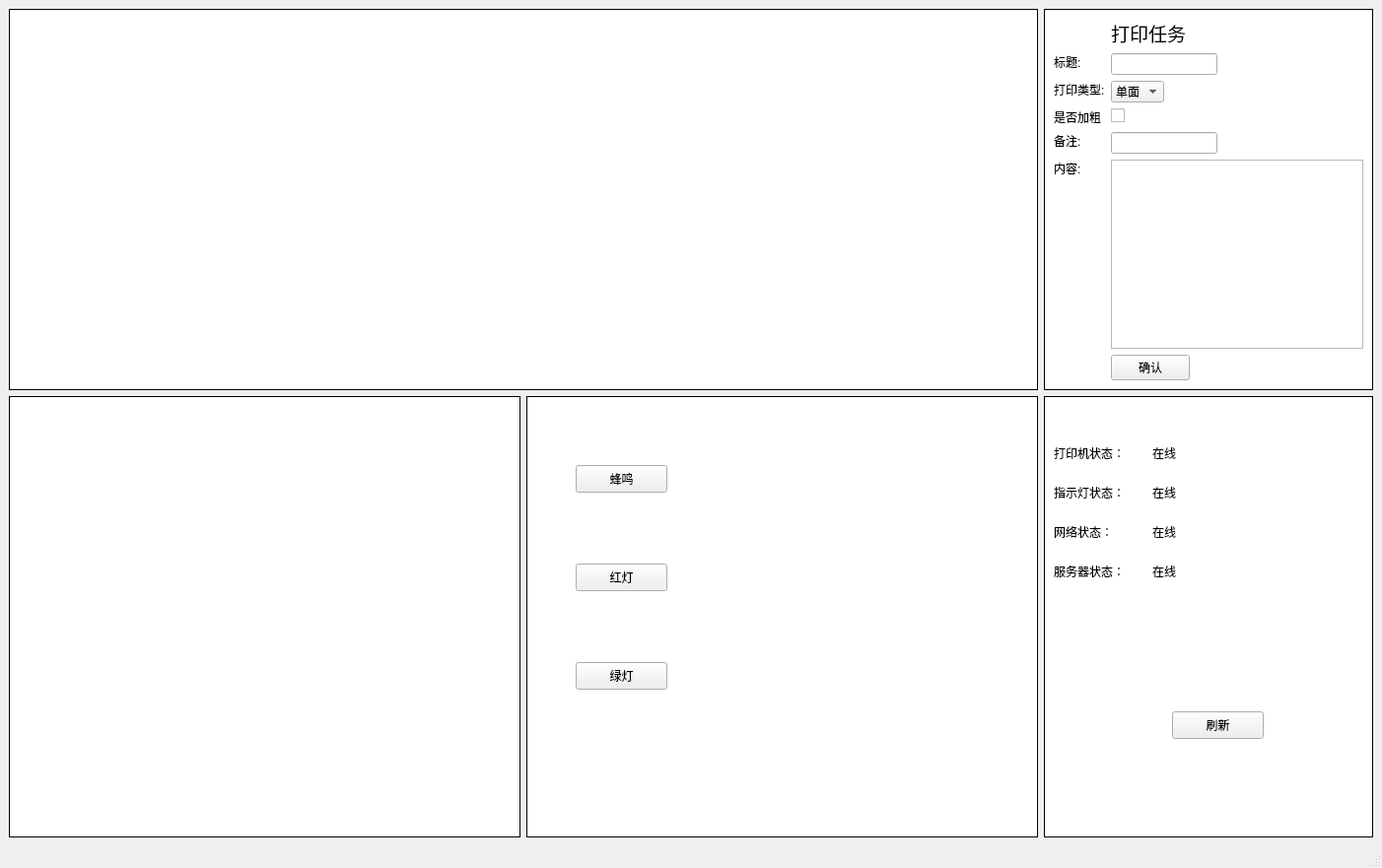
<?xml version="1.0" encoding="UTF-8"?>
<ui version="4.0">
 <class>MainWindow</class>
 <widget class="QMainWindow" name="MainWindow">
  <property name="geometry">
   <rect>
    <x>0</x>
    <y>0</y>
    <width>1402</width>
    <height>881</height>
   </rect>
  </property>
  <property name="windowTitle">
   <string>系统</string>
  </property>
  <property name="styleSheet">
   <string notr="true">#browser{
background:#fff;
border:1px solid #000;
}
#printer{
background:#fff;
border:1px solid #000;
}
#voice{
background:#fff;
border:1px solid #000;
}
#lights{
background:#fff;
border:1px solid #000;
}
#status{
background:#fff;
border:1px solid #000;
}</string>
  </property>
  <widget class="QWidget" name="centralwidget">
   <layout class="QGridLayout" name="gridLayout">
    <item row="1" column="1">
     <widget class="QFrame" name="voice"/>
    </item>
    <item row="1" column="3">
     <widget class="QFrame" name="status">
      <property name="styleSheet">
       <string notr="true"/>
      </property>
      <widget class="QPushButton" name="fresh">
       <property name="geometry">
        <rect>
         <x>130</x>
         <y>320</y>
         <width>93</width>
         <height>28</height>
        </rect>
       </property>
       <property name="text">
        <string>刷新</string>
       </property>
      </widget>
      <widget class="QLabel" name="printerLabel">
       <property name="geometry">
        <rect>
         <x>10</x>
         <y>50</y>
         <width>91</width>
         <height>16</height>
        </rect>
       </property>
       <property name="text">
        <string>打印机状态：</string>
       </property>
      </widget>
      <widget class="QLabel" name="lightsLabel">
       <property name="geometry">
        <rect>
         <x>10</x>
         <y>90</y>
         <width>81</width>
         <height>16</height>
        </rect>
       </property>
       <property name="text">
        <string>指示灯状态：</string>
       </property>
      </widget>
      <widget class="QLabel" name="internetLabel">
       <property name="geometry">
        <rect>
         <x>10</x>
         <y>130</y>
         <width>71</width>
         <height>16</height>
        </rect>
       </property>
       <property name="text">
        <string>网络状态：</string>
       </property>
      </widget>
      <widget class="QLabel" name="serverLabel">
       <property name="geometry">
        <rect>
         <x>10</x>
         <y>170</y>
         <width>71</width>
         <height>16</height>
        </rect>
       </property>
       <property name="text">
        <string>服务器状态：</string>
       </property>
      </widget>
      <widget class="QLabel" name="printerStatus">
       <property name="geometry">
        <rect>
         <x>110</x>
         <y>50</y>
         <width>55</width>
         <height>16</height>
        </rect>
       </property>
       <property name="text">
        <string>在线</string>
       </property>
      </widget>
      <widget class="QLabel" name="lightStatus">
       <property name="geometry">
        <rect>
         <x>110</x>
         <y>90</y>
         <width>55</width>
         <height>16</height>
        </rect>
       </property>
       <property name="text">
        <string>在线</string>
       </property>
      </widget>
      <widget class="QLabel" name="internetStatus">
       <property name="geometry">
        <rect>
         <x>110</x>
         <y>130</y>
         <width>55</width>
         <height>16</height>
        </rect>
       </property>
       <property name="text">
        <string>在线</string>
       </property>
      </widget>
      <widget class="QLabel" name="serverStatus">
       <property name="geometry">
        <rect>
         <x>110</x>
         <y>170</y>
         <width>55</width>
         <height>16</height>
        </rect>
       </property>
       <property name="text">
        <string>在线</string>
       </property>
      </widget>
     </widget>
    </item>
    <item row="1" column="2">
     <widget class="QFrame" name="lights">
      <widget class="QToolButton" name="sing">
       <property name="geometry">
        <rect>
         <x>50</x>
         <y>70</y>
         <width>93</width>
         <height>28</height>
        </rect>
       </property>
       <property name="text">
        <string>蜂鸣</string>
       </property>
      </widget>
      <widget class="QToolButton" name="redlight">
       <property name="geometry">
        <rect>
         <x>50</x>
         <y>170</y>
         <width>93</width>
         <height>28</height>
        </rect>
       </property>
       <property name="text">
        <string>红灯</string>
       </property>
      </widget>
      <widget class="QToolButton" name="greenlight">
       <property name="geometry">
        <rect>
         <x>50</x>
         <y>270</y>
         <width>93</width>
         <height>28</height>
        </rect>
       </property>
       <property name="text">
        <string>绿灯</string>
       </property>
      </widget>
     </widget>
    </item>
    <item row="0" column="1" colspan="2">
     <widget class="QFrame" name="browser">
      <property name="frameShape">
       <enum>QFrame::StyledPanel</enum>
      </property>
      <property name="frameShadow">
       <enum>QFrame::Raised</enum>
      </property>
     </widget>
    </item>
    <item row="0" column="3">
     <widget class="QFrame" name="printer">
      <property name="sizePolicy">
       <sizepolicy hsizetype="Fixed" vsizetype="Fixed">
        <horstretch>0</horstretch>
        <verstretch>0</verstretch>
       </sizepolicy>
      </property>
      <layout class="QFormLayout" name="formLayout">
       <item row="0" column="1">
        <widget class="QLabel" name="label">
         <property name="sizePolicy">
          <sizepolicy hsizetype="Fixed" vsizetype="Fixed">
           <horstretch>0</horstretch>
           <verstretch>0</verstretch>
          </sizepolicy>
         </property>
         <property name="font">
          <font>
           <pointsize>14</pointsize>
          </font>
         </property>
         <property name="text">
          <string>打印任务</string>
         </property>
        </widget>
       </item>
       <item row="1" column="0">
        <widget class="QLabel" name="titleLabel">
         <property name="sizePolicy">
          <sizepolicy hsizetype="Fixed" vsizetype="Fixed">
           <horstretch>0</horstretch>
           <verstretch>0</verstretch>
          </sizepolicy>
         </property>
         <property name="text">
          <string>标题:</string>
         </property>
        </widget>
       </item>
       <item row="1" column="1">
        <widget class="QLineEdit" name="titleEdit">
         <property name="sizePolicy">
          <sizepolicy hsizetype="Fixed" vsizetype="Fixed">
           <horstretch>0</horstretch>
           <verstretch>0</verstretch>
          </sizepolicy>
         </property>
        </widget>
       </item>
       <item row="2" column="0">
        <widget class="QLabel" name="typeLabel">
         <property name="sizePolicy">
          <sizepolicy hsizetype="Fixed" vsizetype="Fixed">
           <horstretch>0</horstretch>
           <verstretch>0</verstretch>
          </sizepolicy>
         </property>
         <property name="text">
          <string>打印类型:</string>
         </property>
        </widget>
       </item>
       <item row="2" column="1">
        <widget class="QComboBox" name="printType">
         <property name="sizePolicy">
          <sizepolicy hsizetype="Fixed" vsizetype="Fixed">
           <horstretch>0</horstretch>
           <verstretch>0</verstretch>
          </sizepolicy>
         </property>
         <item>
          <property name="text">
           <string>单面</string>
          </property>
         </item>
         <item>
          <property name="text">
           <string>双面</string>
          </property>
         </item>
        </widget>
       </item>
       <item row="3" column="0">
        <widget class="QLabel" name="boldLabel">
         <property name="sizePolicy">
          <sizepolicy hsizetype="Fixed" vsizetype="Fixed">
           <horstretch>0</horstretch>
           <verstretch>0</verstretch>
          </sizepolicy>
         </property>
         <property name="text">
          <string>是否加粗</string>
         </property>
        </widget>
       </item>
       <item row="3" column="1">
        <widget class="QCheckBox" name="bold">
         <property name="sizePolicy">
          <sizepolicy hsizetype="Fixed" vsizetype="Fixed">
           <horstretch>0</horstretch>
           <verstretch>0</verstretch>
          </sizepolicy>
         </property>
        </widget>
       </item>
       <item row="4" column="0">
        <widget class="QLabel" name="remark">
         <property name="sizePolicy">
          <sizepolicy hsizetype="Fixed" vsizetype="Fixed">
           <horstretch>0</horstretch>
           <verstretch>0</verstretch>
          </sizepolicy>
         </property>
         <property name="text">
          <string>备注:</string>
         </property>
        </widget>
       </item>
       <item row="4" column="1">
        <widget class="QLineEdit" name="remarkEdit">
         <property name="sizePolicy">
          <sizepolicy hsizetype="Fixed" vsizetype="Fixed">
           <horstretch>0</horstretch>
           <verstretch>0</verstretch>
          </sizepolicy>
         </property>
        </widget>
       </item>
       <item row="5" column="0">
        <widget class="QLabel" name="context">
         <property name="sizePolicy">
          <sizepolicy hsizetype="Fixed" vsizetype="Fixed">
           <horstretch>0</horstretch>
           <verstretch>0</verstretch>
          </sizepolicy>
         </property>
         <property name="text">
          <string>内容:</string>
         </property>
        </widget>
       </item>
       <item row="5" column="1">
        <widget class="QPlainTextEdit" name="ContextEdit">
         <property name="sizePolicy">
          <sizepolicy hsizetype="Fixed" vsizetype="Fixed">
           <horstretch>0</horstretch>
           <verstretch>0</verstretch>
          </sizepolicy>
         </property>
        </widget>
       </item>
       <item row="6" column="1">
        <widget class="QPushButton" name="confirm">
         <property name="sizePolicy">
          <sizepolicy hsizetype="Fixed" vsizetype="Fixed">
           <horstretch>0</horstretch>
           <verstretch>0</verstretch>
          </sizepolicy>
         </property>
         <property name="text">
          <string>确认</string>
         </property>
        </widget>
       </item>
      </layout>
     </widget>
    </item>
   </layout>
  </widget>
  <widget class="QMenuBar" name="menubar">
   <property name="geometry">
    <rect>
     <x>0</x>
     <y>0</y>
     <width>1402</width>
     <height>26</height>
    </rect>
   </property>
  </widget>
  <widget class="QStatusBar" name="statusbar"/>
 </widget>
 <resources/>
 <connections/>
</ui>
